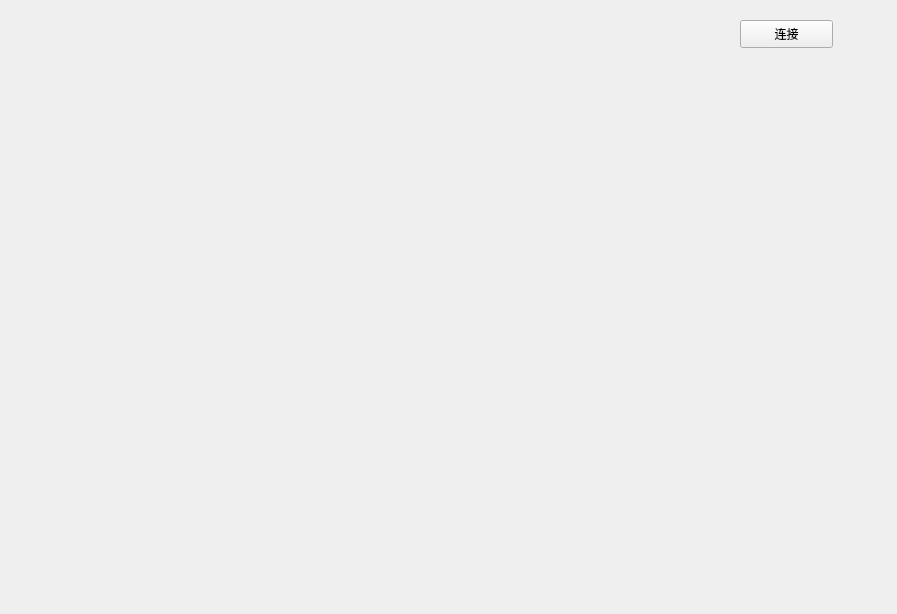
<?xml version="1.0" encoding="UTF-8"?>
<ui version="4.0">
 <class>Dlg_Scanner</class>
 <widget class="QWidget" name="Dlg_Scanner">
  <property name="geometry">
   <rect>
    <x>0</x>
    <y>0</y>
    <width>897</width>
    <height>614</height>
   </rect>
  </property>
  <property name="windowTitle">
   <string>Dlg_Scanner</string>
  </property>
  <widget class="QPushButton" name="btn_Connect">
   <property name="geometry">
    <rect>
     <x>740</x>
     <y>20</y>
     <width>93</width>
     <height>28</height>
    </rect>
   </property>
   <property name="text">
    <string>连接</string>
   </property>
  </widget>
  <widget class="QWidget" name="verticalLayoutWidget">
   <property name="geometry">
    <rect>
     <x>40</x>
     <y>30</y>
     <width>701</width>
     <height>491</height>
    </rect>
   </property>
   <layout class="QVBoxLayout" name="verticalLayout_LineDisplay"/>
  </widget>
 </widget>
 <layoutdefault spacing="6" margin="11"/>
 <resources/>
 <connections/>
</ui>
